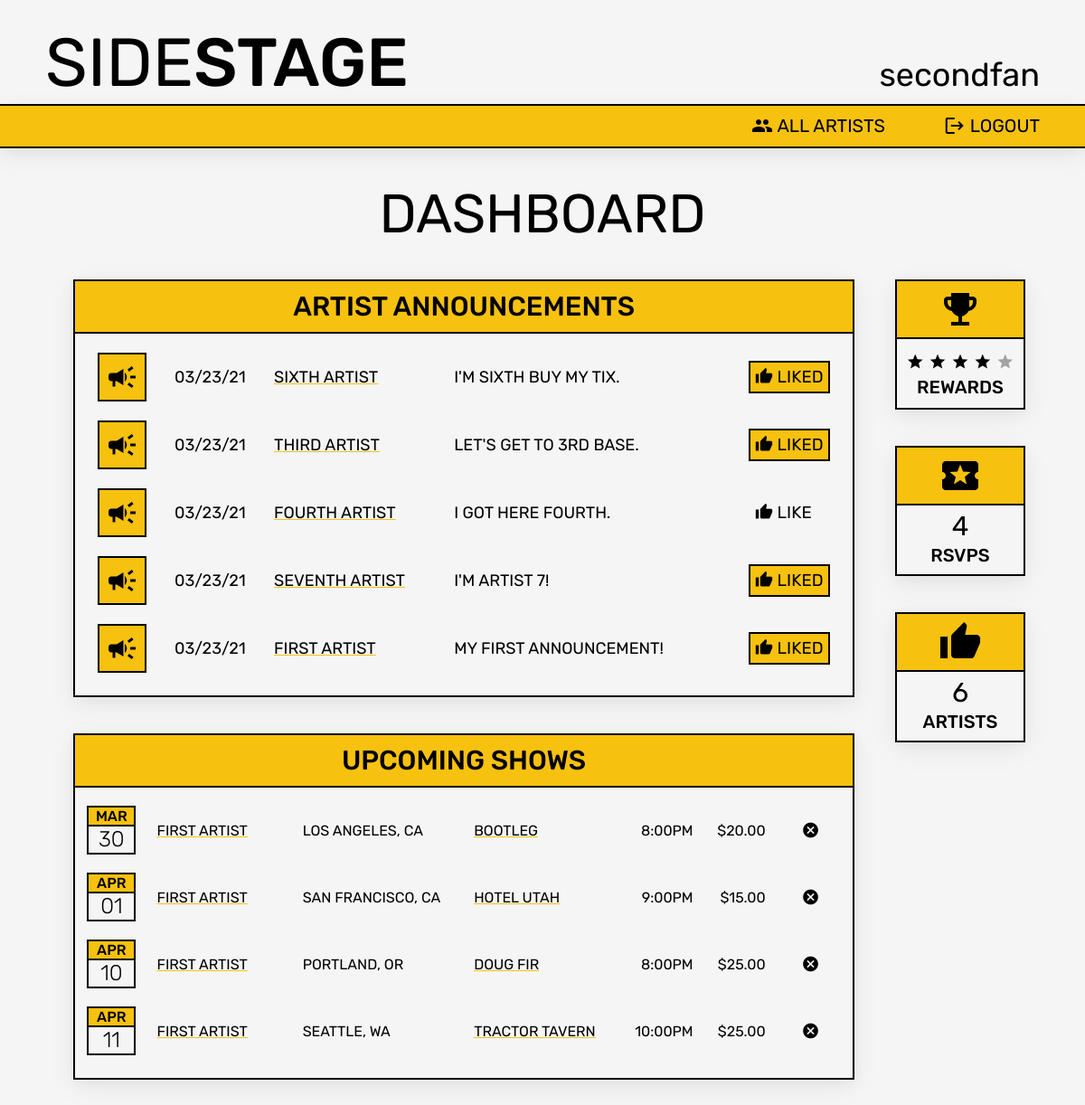
/dashboard/fan/ (signed in), run on the app's committed database.
### fan/models.py (models this page shows)
class Fan(models.Model):
    username = models.CharField(max_length=255)
    email = models.CharField(max_length=255)
    password = models.CharField(max_length=60)
    rewards = models.PositiveIntegerField(default=0)
    created_at = models.DateTimeField(auto_now_add=True)
    updated_at = models.DateTimeField(auto_now=True)
    objects = FanManager()

### artist/models.py (models this page shows)
class Announcements(models.Model):
    ann_post = models.TextField()
    ann_posted_by = models.ForeignKey(Artist, related_name="ann_added", null=True, on_delete = models.CASCADE)
    likes = models.ManyToManyField(Fan, related_name = "liked_by")
    created_at = models.DateTimeField(auto_now_add=True)
    updated_at = models.DateTimeField(auto_now=True)

class Artist(models.Model):
    email = models.CharField(max_length=255)
    stage_name = models.CharField(max_length=255)
    password = models.CharField(max_length=60)
    hometown = models.CharField(null=True, max_length=255)
    genre = models.CharField(null=True, max_length=100)
    website = models.CharField(null=True, max_length=255)
    photo = models.ImageField(upload_to='images/', null=True, blank=True)
    bio = models.TextField(null=True)
    followed_by = models.ManyToManyField(Fan, related_name = "artist_followed_by")
    created_at = models.DateTimeField(auto_now_add=True)
    updated_at = models.DateTimeField(auto_now=True)
    objects = ArtistManager()

class Tour(models.Model):
    location = models.CharField(max_length=255)
    venue = models.CharField(max_length=255)
    show_date = models.DateTimeField(null=True)
    show_time = models.TimeField(null=True)
    price = models.DecimalField(decimal_places=2, max_digits=5, null=True)
    tickets = models.TextField(null=True)
    details = models.CharField(max_length=255, null=True)
    tour_added_by = models.ForeignKey(Artist, related_name="tour_added", null=True, on_delete = models.CASCADE)
    attendee = models.ManyToManyField(Fan, related_name = "rsvp_by")
    created_at = models.DateTimeField(auto_now_add=True)
    updated_at = models.DateTimeField(auto_now=True)
    objects = TourManager()

### sidestage/views.py (the view)
# urls.py: path('dashboard/fan/', views.dashboard_fan),
def dashboard_fan(request):
    if 'user_id' not in request.session:
        messages.error(request, "Please log in to access Sidestage.")
        return redirect('/')
    user = Fan.objects.get(id = request.session['user_id'])
    fans_artists = Artist.objects.filter(followed_by=user)
    fans_shows = Tour.objects.filter(attendee=user)
    artists_count = Artist.objects.filter(followed_by=user).count()
    show_count = Tour.objects.filter(attendee=user).count()
    followed_anns = Announcements.objects.filter(ann_posted_by__in=fans_artists)
    stars_to_go = 5 - show_count
    if show_count > 5:
        rewards = range(0, 5)
    else:
        rewards = range(0, show_count)
    context = {
        'user': user,
        'followed_anns': followed_anns,
        'fans_artists': fans_artists,
        'fans_shows': fans_shows,
        'followed_artists': artists_count,
        'shows_attending': show_count,
        'rewards': rewards,
        'stars_to_go': range(0, stars_to_go),
    }
    return render(request, "fan/index.html", context)

### fan/templates/fan/index.html (shortened to what this page needs)
<!DOCTYPE html>
<html lang="en">
<head>
    {% load static %}
    <link rel="stylesheet" href="{% static 'css/style.css' %}">
</head>
<body>
    <div id="container">
        <div id="header">
            <div id="logo"><span class="logo">SIDE</span><span class="logo bold">STAGE</span></div>
            <p>{{ user.username }}</p>
        </div>
        <div id="nav">
            <ul class="nav">
                <li><a href="/artists/"><span class="material-icons">&#xe7ef;</span> ALL ARTISTS</a></li>
                <li><a href="/logout/"><span class="material-icons">&#xe9ba;</span> LOGOUT</a></li>
            </ul>
        </div>
        <div id="title">
            <div class="panel_title">
                <h1>DASHBOARD</h1>
            </div>
        </div>
        <div id="main">
            <div class="main_tile">
                <div class="main_head">ARTIST ANNOUNCEMENTS</div>
                <table class="ann_table">
                    <tbody>
                        {% if followed_anns %}
                        {% for anns in followed_anns|dictsortreversed:"created_at" %}
                        <tr>
                            <td class="icon_table"><span class="material-icons ann-box">&#xef49;</span></td>
                            <td class="date_table">{{ anns.created_at|date:"m/d/y" }}</td>
                            <td class="table_artist"><a
                                    href="/artists/{{anns.ann_posted_by.id}}">{{ anns.ann_posted_by.stage_name|upper }}</a>
                            </td>
                            <td>{{ anns.ann_post|upper }}</td>
                            {% if user in anns.likes.all %}
                            <td class="like_table">
                                <form action="/fan/like/{{anns.id}}/" method="POST" data-role="like_ann">
                                    <button type="submit" name="submit" id="submit" class="liked_ajax"><span
                                            class="material-icons md-20">&#xe8dc;</span><span id="like_state">
                                            LIKED</span></button>
                                </form>
                            </td>
                            {% else %}
                            <td class="like_table">
                                <form action="/fan/like/{{anns.id}}/" method="POST" data-role="like_ann">
                                    <button type="submit" class="like_ajax" name="submit" id="submit"><span
                                            class="material-icons md-20">&#xe8dc;</span><span id="like_state">
                                            LIKE</span></button>
                                </form>
                            </td>
                            {% endif %}
                        </tr>
                        {% endfor %}
                        {% else %}
                        <p class="no_data">NO ANNOUNCEMENTS YET!</p>
                        {% endif %}
                    </tbody>
                </table>
            </div>
            <div class="main_tile">
                <div class="main_head">UPCOMING SHOWS</div>
                <table class="tour_table">
                    <tbody>
                        {% if fans_shows %}
                            {% for tour_date in fans_shows|dictsort:"show_date" %}
                            <tr id="fan_tour_{{tour_date.id}}">
                                <td class="cal_table">
                                    <div class="date_box">
                                        <div class="date_month">{{ tour_date.show_date|date:"M"|upper }}</div>
                                        <div class="date_day">{{ tour_date.show_date|date:"d" }}</div>
                                    </div>
                                </td>
                                <td class="fan_city_table table_artist"><a
                                        href="/artists/{{tour_date.tour_added_by.id}}">{{ tour_date.tour_added_by.stage_name|upper }}</a>
                                </td>
                                <td class="fan_city_table">{{ tour_date.location|upper }}</td>
                                <td class="fan_city_table table_artist"><a href="{{tour_date.tickets}}"
                                        target="_blank">{{ tour_date.venue|upper }}</a></td>
                                <td class="time_table">{{ tour_date.show_time|time:"g:iA" }}</td>
                                <td class="time_table">${{ tour_date.price }}</td>
                                <td class="fan_tour_action_table">
                                    <div class="cancel"><a
                                            href="/artists/{{tour_date.tour_added_by.id}}/cancel/{{tour_date.id}}/"
                                            class="fan_cancel" data-role="{{tour_date.id}}"><span
                                                class="material-icons md-20">&#xe5c9;</span></a>
                                </td>
                            </tr>
                            {% endfor %}
                        {% else %}
                        <p class="no_data">NO SHOWS YET!</p>
                        {% endif %}
                    </tbody>
                </table>
            </div>
        </div>
        <div id="panel">
            <div class="stat_square">
                <div class="panel_head">
                    <p><span class="material-icons md-60">&#xea23;</span></p>
                </div>
                <div class="rewards">
                    {% for stars in rewards %}
                    <span class="material-icons md-20">&#xe838;</span>
                    {% endfor %}
                    {% for missing_stars in stars_to_go %}
                    <span class="material-icons md-20 md-dark">&#xe838;</span>
                    {% endfor %}
                    <p><span class="stat_square_title">REWARDS</span></p>
                </div>
            </div>
            <div class="stat_square">
                <div class="panel_head">
                    <p><span class="material-icons md-60">&#xe53f;</span></p>
                </div>
                <h2 class="shows_count">{{ shows_attending }}</h2>
                <p><span class="stat_square_title">RSVPS</span></p>
            </div>
            <div class="stat_square">
                <div class="panel_head">
                    <p><span class="material-icons md-60">&#xe8dc;</span></p>
                </div>
                <h2>{{ followed_artists }}</h2>
                <p><span class="stat_square_title">ARTISTS</span></p>
            </div>
        </div>
    </div>
</body>
</html>

### common-static/css/style.css (style rules this page uses)
* { margin: 0; padding: 0; font-family: 'Rubik', sans-serif; font-weight: 400; }
body { background-color: #f5f5f5; }
a:link { color: #000; text-decoration: none; }
ul { list-style-type: none; font-size: 20px; }
button { margin: 15px; width: 100px; height: 36px; background-color: #f5f5f5; border: 0px; color: #000000; font-size: 14pt; }
.material-icons { vertical-align: top; }
.material-icons.md-20 { font-size: 20px; }
.material-icons.md-60 { font-size: 48px; }
.material-icons.md-dark { color: hsla(0, 0%, 36%, 0.541); }
.material-icons.ann-box { font-size: 36px; margin-left: 20px; width: 50px; height: 50px; background-color: #f7c10f; display: flex; border: 2px solid #000000; align-items: center; justify-content: center; }
.logo { font-size: 75px; }
.logo.bold { font-weight: 500 }
#container { justify-content: space-between; text-align: center; background-color: #f5f5f5; margin: 0 auto; }
#header { height: 80px; padding: 25px 50px 10px 50px; display: flex; background-color: #f5f5f5; border-bottom: 2px solid #000000; justify-content: space-between; align-items: baseline; }
#header p { font-size: 36px; }
#nav { height: 45px; background-color:#f7c10f; display: block; text-align: right; border-bottom: 2px solid #000000; box-shadow: rgba(17, 17, 26, 0.05) 0px 4px 16px, rgba(17, 17, 26, 0.05) 0px 8px 32px; }
#nav li { display: inline-block; padding: 10px 10px; margin-right: 40px; }
#nav a:link { color: #000; text-decoration: none; }
#main { width: 900px; margin: 20px 20px 20px 0px; display: inline-block; vertical-align: top; text-align: center; }
.main_tile { width: 860px; margin: 20px auto; display: inline-block; vertical-align: top; border: 2px solid #000000; padding-bottom: 5px; box-shadow: rgba(17, 17, 26, 0.05) 0px 4px 16px, rgba(17, 17, 26, 0.05) 0px 8px 32px; }
.main_head { background-color: #f7c10f; font-size: 30px; font-weight: 500; margin-bottom: 5px; padding: 10px; border-bottom: 2px solid #000000; }
#panel { width: 150px; margin: 20px 0px; display: inline-block; vertical-align: top; font-size: 20px; text-align: center; }
.table_artist a { color: #000; text-decoration: underline; text-decoration-color: #f7c10f; }
table.ann_table { margin: 10px auto; width: 100%; border-collapse: collapse; text-align: left; table-layout: auto; font-size: 18px; }
table.ann_table td { padding: 0px 5px; }
table.ann_table tr { height: 75px; }
.icon_table { width: 95px; }
.date_box { width: 50px; height: 50px; display: inline-block; border: 2px solid #000000; text-align: center; }
.date_month { background-color: #f7c10f; font-size: 16px; font-weight: 500; border-bottom: 2px solid #000000; }
.date_day { font-size: 24px; font-weight: 300; }
.cal_table { width: 80px; text-align: center; }
.date_table { width: 100px; }
.time_table { width: 80px; text-align: right; }
.fan_city_table { width: 400px; }
.like_table { width: 90px; }
.like_ajax { width: 77px; margin-right: 20px; padding: 5px 5px 5px 7px; text-align: left; }
.liked_ajax { width: 90px; margin-right: 20px; padding: 5px; background-color: #f7c10f; border: 2px solid #000000; text-align: left; }
.cancel { width: 10px; padding: 0 20px; text-align: left; }
.fan_tour_action_table { width: 115px; }
table.tour_table { margin: 10px auto; width: 100%; border-collapse: collapse; text-align: left; table-layout: auto; font-size: 16px; }
table.tour_table td, table.trip_table th { padding: 10px 10px; }
.panel_title { margin-top: 40px; height: 65px; font-size: 30px; display: flex; align-items: center; justify-content: center; }
.panel_head { background-color: #f7c10f; font-size: 20px; font-weight: 500; margin-bottom: 5px; padding: 5px; border-bottom: 2px solid #000000; }
.stat_square { width: 140px; height: 140px; margin: 20px auto; display: inline-block; vertical-align: top; border: 2px solid #000000; box-shadow: rgba(17, 17, 26, 0.05) 0px 4px 16px, rgba(17, 17, 26, 0.05) 0px 8px 32px; }
.stat_square p { padding: 2px; }
.stat_square_title { font-weight: 500; }
.rewards { height: 20px; padding: 10px; }

### data on the page
Fan: username "secondfan"
Announcements: created_at "03/23/21", ann_posted_by.stage_name "SIXTH ARTIST", ann_post "I'M SIXTH BUY MY TIX."
Announcements: created_at "03/23/21", ann_posted_by.stage_name "THIRD ARTIST", ann_post "LET'S GET TO 3RD BASE."
Announcements: created_at "03/23/21", ann_posted_by.stage_name "FOURTH ARTIST", ann_post "I GOT HERE FOURTH."
Announcements: created_at "03/23/21", ann_posted_by.stage_name "SEVENTH ARTIST", ann_post "I'M ARTIST 7!"
Announcements: created_at "03/23/21", ann_posted_by.stage_name "FIRST ARTIST", ann_post "MY FIRST ANNOUNCEMENT!"
Tour: show_date "MAR", show_date "30", tour_added_by.stage_name "FIRST ARTIST", location "LOS ANGELES, CA", venue "BOOTLEG", show_time "8:00PM", price "20.00"
Tour: show_date "APR", show_date "01", tour_added_by.stage_name "FIRST ARTIST", location "SAN FRANCISCO, CA", venue "HOTEL UTAH", show_time "9:00PM", price "15.00"
Tour: show_date "APR", show_date "10", tour_added_by.stage_name "FIRST ARTIST", location "PORTLAND, OR", venue "DOUG FIR", show_time "8:00PM", price "25.00"
Tour: show_date "APR", show_date "11", tour_added_by.stage_name "FIRST ARTIST", location "SEATTLE, WA", venue "TRACTOR TAVERN", show_time "10:00PM", price "25.00"

### other printed values
{{ shows_attending }} "4"
{{ followed_artists }} "6"
